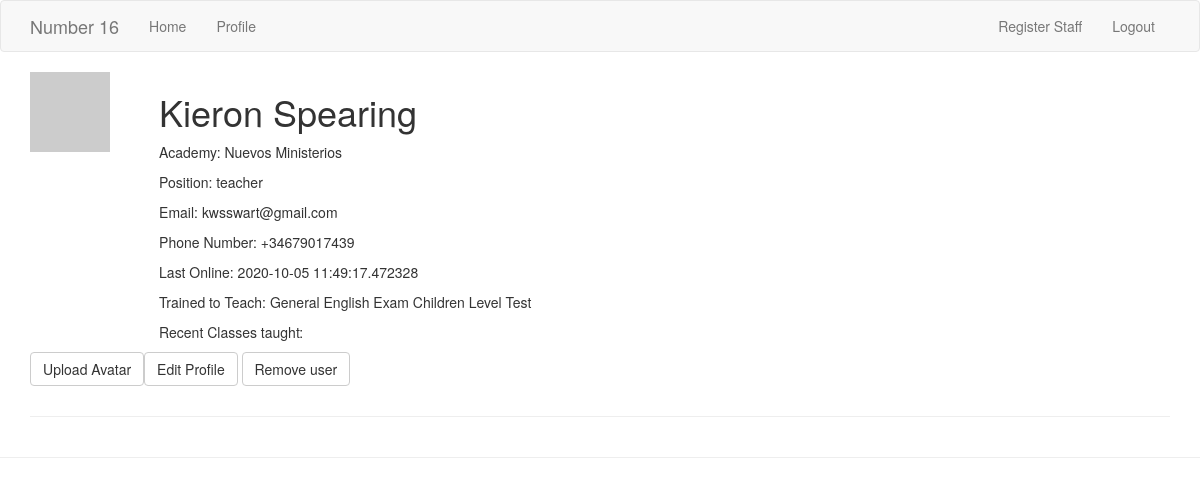
Screenshot of /user/Kieron Spearing (signed in) with the database file from the repository.
### app/models.py (models this page shows, shortened)
class User(UserMixin, db.Model):
    id = db.Column(db.Integer, primary_key=True)
    username = db.Column(db.String(64), index=True, unique=True)
    password_hash = db.Column(db.String(128))
    name = db.Column(db.String(255), index=True, unique=True)
    phone = db.Column(db.String(20), index=True)
    email = db.Column(db.String(120), index=True)
    position = db.Column(db.String(20), index=True)
    last_seen = db.Column(db.DateTime, default=datetime.utcnow)
    academy_id = db.Column(db.Integer, db.ForeignKey('academy.id'))
    trained_in = db.relationship('TrainedIn', backref='TrainedIn', lazy='dynamic')
    access_groups = db.relationship(
                        'PermissionGroups', secondary=user_permissions,
                        backref=db.backref('user_permissions', lazy='dynamic'),
                        lazy='dynamic')
    lessons = db.relationship('Lessons', backref='teacher', lazy='dynamic')
    student = db.relationship('Student', backref='teacher', lazy='dynamic')
    def avatar(self, size):
        digest = md5(self.email.lower().encode('utf-8')).hexdigest()
        return 'https://www.gravatar.com/avatar/{}?d=identicon&s={}'.format(digest, size)

class Academy(db.Model):
    id = db.Column(db.Integer, primary_key=True)
    name = db.Column(db.String(128), index=True, unique=True)
    teacher = db.relationship('User', backref='academy', lazy='dynamic')
    lessons = db.relationship('Lessons', backref='academy', lazy='dynamic')
    student = db.relationship('Student', backref='academy', lazy='dynamic')

class TrainedIn(db.Model):
    id = db.Column(db.Integer, primary_key=True)
    name = db.Column(db.String(40))
    teacher = db.Column(db.Integer, db.ForeignKey('user.id'))

### app/staff/routes.py (the view)
@bp.route('/user/<name>')
@login_required
def user(name):
    user = User.query.filter_by(name=name).first_or_404()
    academy = Academy.query.filter_by(id=user.academy_id).first()
    trained = TrainedIn.query.filter_by(teacher=user.id).all()
    return render_template('staff/user.html', title="Profile", user=user, academy=academy, trained=trained)

### app/models.py (called while the page is built)
@login.user_loader
def load_user(id):
    return User.query.get(int(id))

### app/templates/staff/user.html
{% extends 'base.html' %}
{% import 'bootstrap/wtf.html' as wtf %}
{% block app_content %}
<table>
    <tr valign='top'>
        <td><img src="{{ user.avatar(128) }}"></td>
        <td style="padding-left: 15px">
            <h1>{{ user.name }}</h1>
            <p>Academy: {{ academy.name }}</p>
            <p>Position: {{ user.position }}</p>
            <p>Email: {{ user.email }}</p>
            <p>Phone Number: {{ user.phone }}</p>
            <p>Last Online: {{ user.last_seen }}</p>
            <p>Trained to Teach:  {% for t in trained %} {{ t.name }} {% endfor %}</p>
            <p>Recent Classes taught:
            </p>
        </td>
    </tr>
    <tr>
        {% if current_user.position == 'Management' or current_user.position == 'Upper Management' or current_user.is_master() %}
        <td>
            <p><a href="{{ url_for('staff.upload_file', name=user.name) }}" class="btn btn-default">Upload Avatar</a></p>
        </td>
        <td>
            <p><a href="{{ url_for('staff.edit_user', name=user.name) }}" class="btn btn-default">Edit Profile</a>      <a href="{{ url_for('staff.remove_user', name=user.name) }}" class="btn btn-default">Remove user</a></p>
        </td>
        {% endif %}
    </tr>
</table>
<hr>
{% endblock %}

### rows the page displays
User: name "Kieron Spearing", position "teacher", email "kwsswart@gmail.com", phone "+34679017439", last_seen "2020-10-05 11:49:17.472328"
Academy: name "Nuevos Ministerios"
TrainedIn: name "General English"
TrainedIn: name "Exam"
TrainedIn: name "Children"
TrainedIn: name "Level Test"
